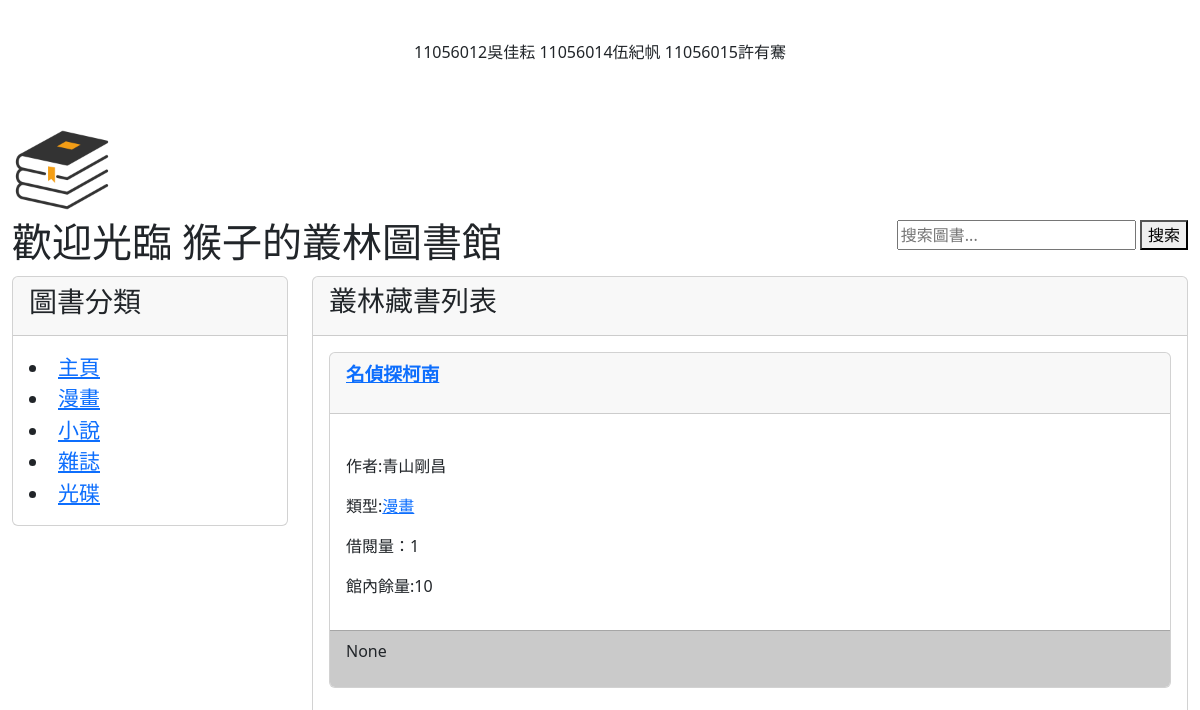
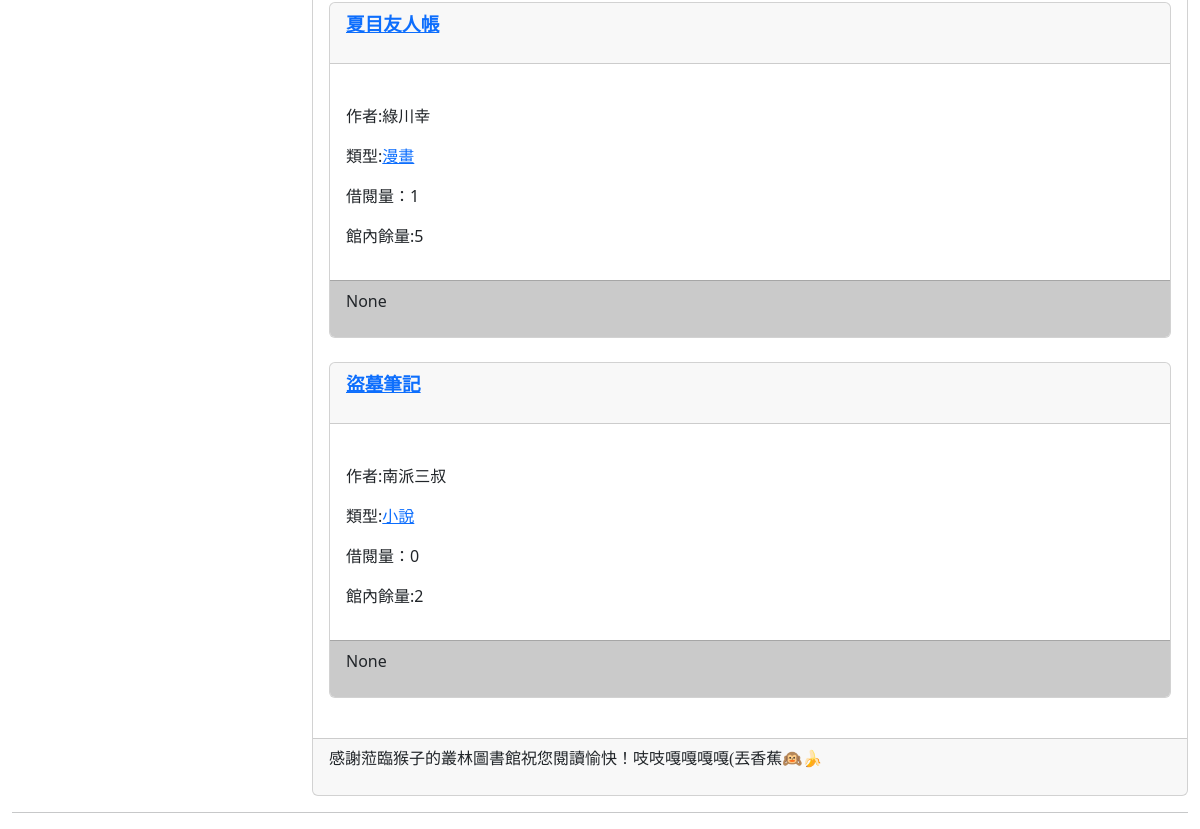
The app's page /, older data (2 pictures, top to bottom).
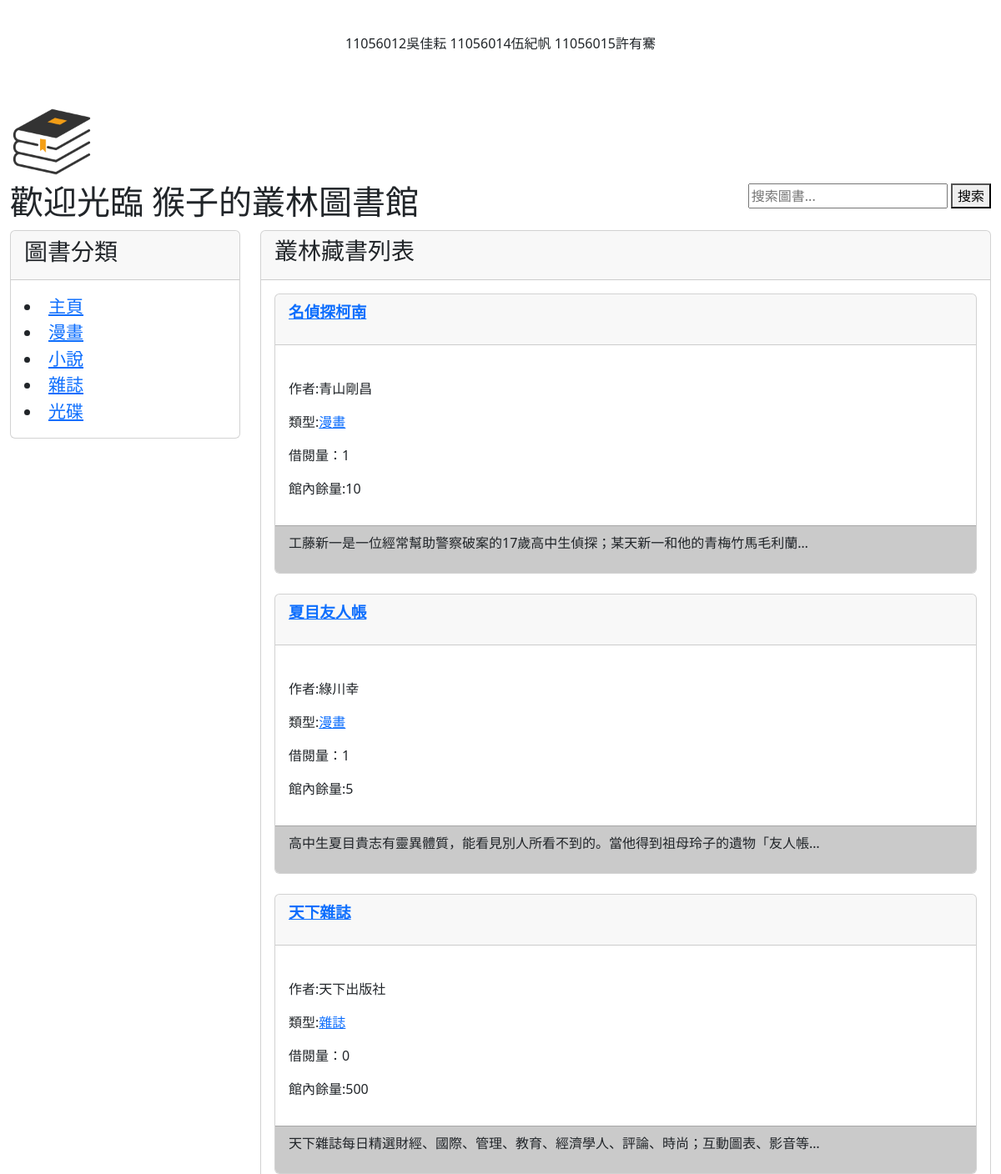
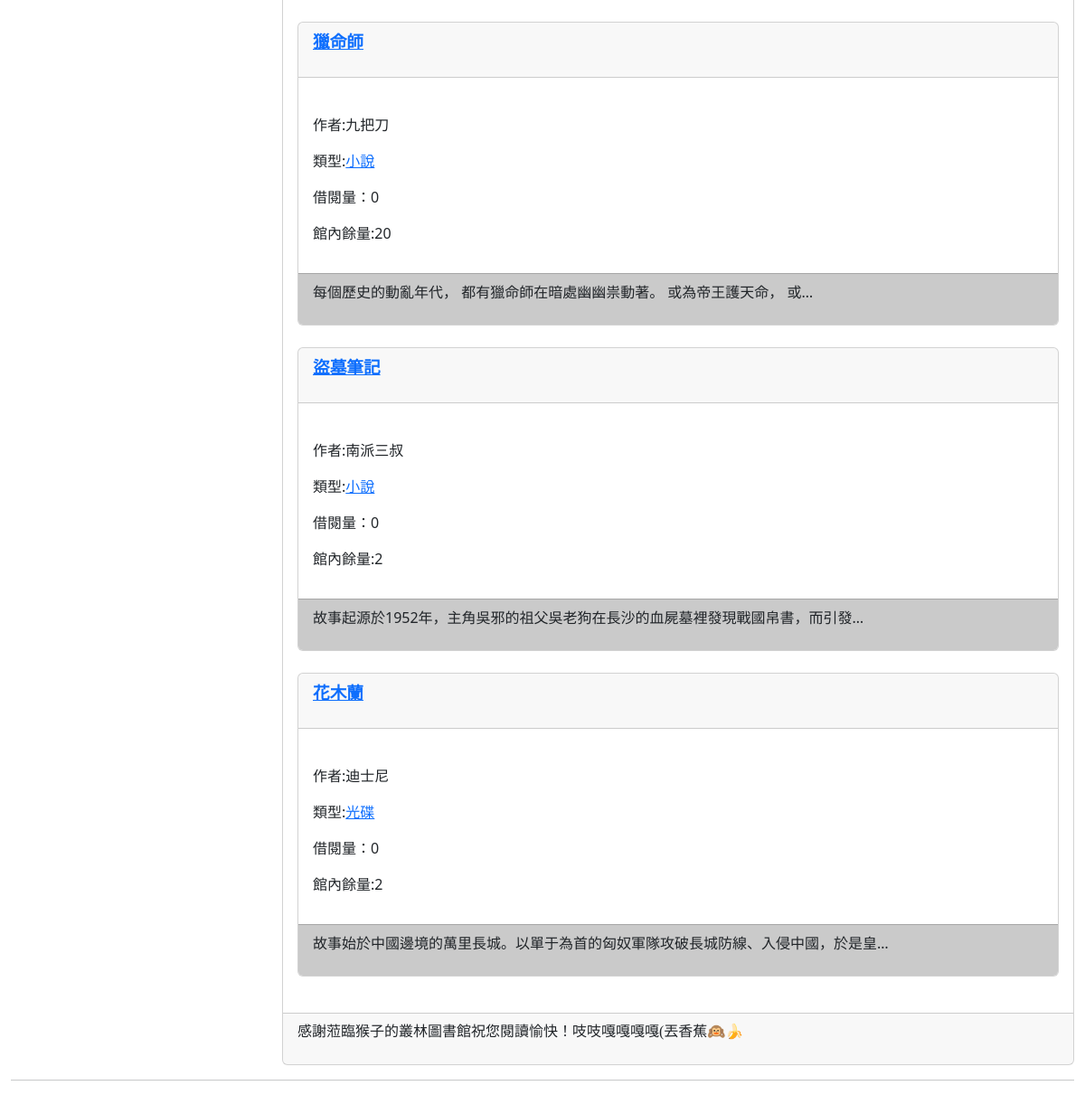
The same page, newer data (2 pictures, top to bottom).
### user_borrowAndReturn/models.py (models this page shows, shortened)
class Category(models.Model):
    name=models.CharField(max_length=100)
    def __str__(self):
        return self.name

class Book(models.Model):
    title = models.CharField(max_length=200)
    author = models.CharField(max_length=100)
    cover = models.CharField(max_length=500)
    category = models.ForeignKey(Category, on_delete=models.CASCADE, null=True, blank=True)
    available_quantity = models.PositiveIntegerField()
    publication_date = models.DateField(null=True,blank=True)
    content=models.TextField(max_length=500,null=True,blank=True)

### user_borrowAndReturn/views.py (the view)
# urls.py: path('',views.homepage),
def homepage(request):
    books = Book.objects.annotate(borrow_count=Count('borrowingrecord')).order_by('-borrow_count', 'title')
    return render(request, 'homePage.html', {'books':books})

### user_borrowAndReturn/templatetags/getAllCategoryForMenu.py (called while the page is built)
@register.simple_tag
def get_menu_categories():
    return Category.objects.all()

### templates/homePage.html (shortened to what this page needs)
{% extends "base.html" %}
{% block headmessage %}<h3 style='font-family:標楷體;'>叢林藏書列表</h3> {%endblock headmessage%}
{% block content%}
{%for book in books%}
<div class='card'>
    <div class='card-header'>
        <p style='font-family:微軟正黑體;font-size:14pt;font-weight:bold;'>
            <a href='/book/{{book.id}}/'>{{book.title}}</a>
        </p>
    </div>
    <br>
    <div class='card-body' style='background-color:#ffffff'>
        <p>作者:{{book.author}}</p>
        <p>類型:<a href='/category/{{book.category_id}}/'>{{book.category}}</a></p>
        <p>借閱量：{{book.borrow_count}}</p>
        <p>館內餘量:{{book.available_quantity}}</p>
    </div>
    <div class='card-footer'  style='background-color:#cacaca'>
        <p>
            {{ book.content | truncatechars:40 }}
        </p>
    </div>
</div>
<br>
{% endfor %}
{% endblock content %}

### templates/base.html (shortened to what this page needs)
{% load getAllCategoryForMenu %}
<!DOCTYPE html>
<html>
    <head>
    <link href="https://cdn.jsdelivr.net/npm/bootstrap@5.3.2/dist/css/bootstrap.min.css" rel="stylesheet">
    </head>
    <body>
        <div class="container-fluid">
            {% include 'header.html'%}
            <div class="row">
                <div class="col-sm-3 col-md-3">
                     <div class="card">
                        <div class="card-header">
                            <h3>圖書分類<h3>
                        </div>
                        <div class="card-body">
                            <div class="list-group" style="font-size: 21px;">
                                <li><a href="/">主頁</a></li>
                                {% get_menu_categories as categories %}
                                {% for category in categories %}
                                    <li><a href="/category/{{ category.id }}/">{{ category.name }}</a></li>
                                {% endfor %}
                            </div>
                        </div>
                    </div>
             </div>
             <div class="col-sm-9 col-md-9">
                <div class="card">
                    <div class="card-header">
                    {% block headmessage %}
                    {% endblock %}
                </div>
                <div class="card-body">
                    {% block content %}
                    {% endblock %}
                </div>
                <div class="card-footer">
                    {% include 'footer.html' %}
                </div>
            </div>
        </div>
    </div>
        <hr>
    </body>
</html>

### templates/header.html
{% load static %}
<div style="text-align: center;padding: 40px 0;margin: 0;">
    <p>11056012吳佳耘   11056014伍紀帆   11056015許有騫</p>
</div>
<div class='well'>
    <img src="{% static "img/book.png" %}" height="100">
</div>
<div style="display: flex; justify-content: space-between;">
    <h1 style="font-family:微軟正黑體;">歡迎光臨 猴子的叢林圖書館</h1>
    <form method="GET" action="{% url 'search' %}">
        <input type="text" name="keyWord" placeholder="搜索圖書...">
        <button type="submit">搜索</button>
    </form>
</div>

### templates/footer.html
{% block footer %}
    <p style='font-family:微軟正黑體;'>感謝蒞臨猴子的叢林圖書館祝您閱讀愉快！吱吱嘎嘎嘎嘎(丟香蕉🙉🍌</p>
{% endblock %}

Row changes from the older to the newer data that the page shows:
changed Book "名偵探柯南": content "None" → "工藤新一是一位經常幫助警察破案的17歲高中生偵探；某天新一和他的青梅竹馬毛利蘭…"
changed Book "夏目友人帳": content "None" → "高中生夏目貴志有靈異體質，能看見別人所看不到的。當他得到祖母玲子的遺物「友人帳…"
added Book: title "天下雜誌", author "天下出版社", category "雜誌", borrow_count "0", available_quantity "500", content "天下雜誌每日精選財經、國際、管理、教育、經濟學人、評論、時尚；互動圖表、影音等…"
added Book: title "獵命師", author "九把刀", category "小說", borrow_count "0", available_quantity "20", content "每個歷史的動亂年代， 都有獵命師在暗處幽幽祟動著。 或為帝王護天命， 或…"
changed Book "盜墓筆記": content "None" → "故事起源於1952年，主角吳邪的祖父吳老狗在長沙的血屍墓裡發現戰國帛書，而引發…"
added Book: title "花木蘭", author "迪士尼", category "光碟", borrow_count "0", available_quantity "2", content "故事始於中國邊境的萬里長城。以單于為首的匈奴軍隊攻破長城防線、入侵中國，於是皇…"
